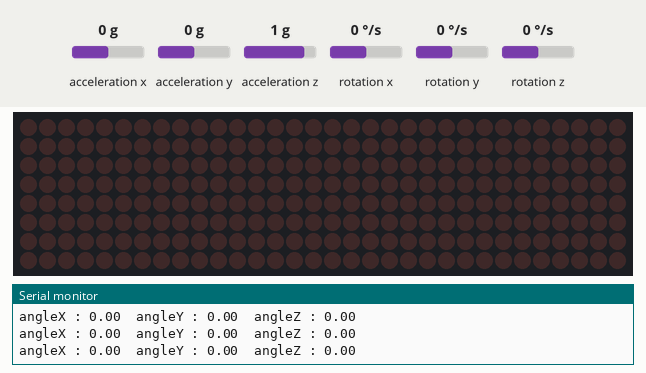
This sketch was run on a simulated Arduino Uno, built with avr-gcc and run on an emulated ATmega328P. Shown: 32×8 LED matrix, the last lines printed to the serial monitor. Inputs (shaded band) come from the test bench; at power-on: acceleration y 0 g, acceleration x 0 g, acceleration z 1 g, rotation x 0 °/s, rotation y 0 °/s, rotation z 0 °/s.

Above: at 4.2 s.
4.3 s: acceleration y set to -1.4 g
At 4.7 s:
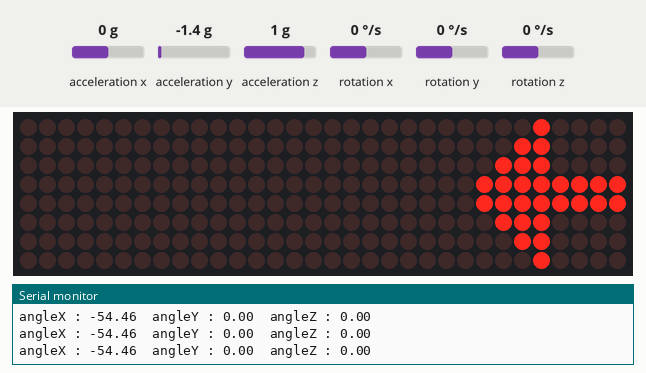
5.8 s: acceleration y set to 0 g
At 7.0 s:
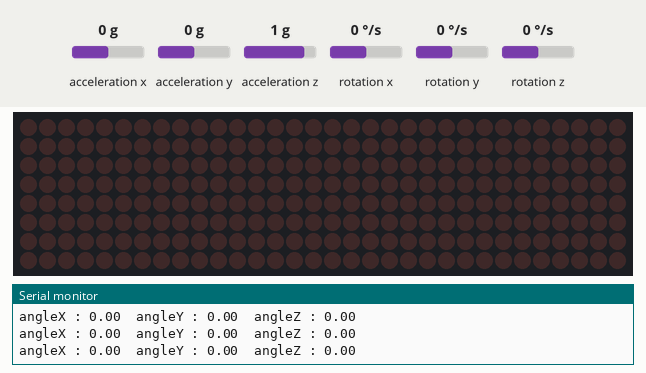
7.3 s: acceleration y set to 0.8 g
At 8.3 s:
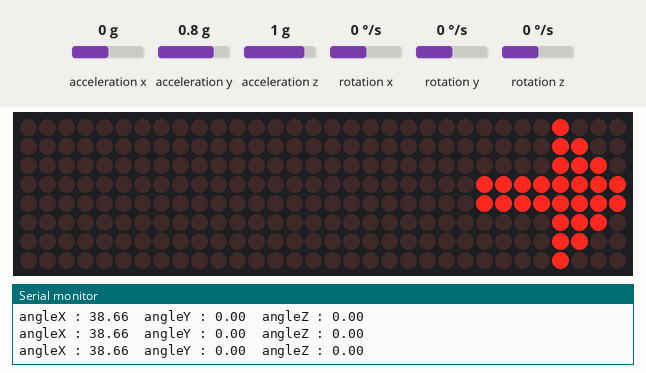
Timing chart, 0 to 10.3 s (numbered marks = the images above; inputs shaded):
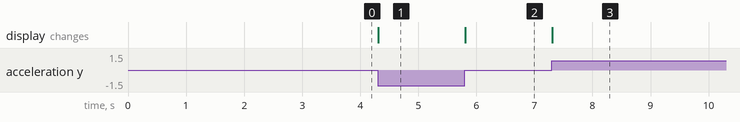

The sketch:

8x8.ino
```cpp
#include <MPU6050_tockn.h>
#include <Wire.h>
#include <LedControl.h>
MPU6050 mpu6050(Wire);
int DIN = 3;
int CS =  4;
int CLK = 5;

byte r[8]=     {0x08,0x0C,0x0E,0xFF,0xFF,0x0E,0x0C,0x08};  //➡️
byte l[8]=     {0x10,0x30,0x70,0xFF,0xFF,0x70,0x30,0x10};  //⬅️

LedControl lc=LedControl(DIN,CLK,CS,4);
void setup() {
  Serial.begin(115200);
  Wire.begin();
  mpu6050.begin();
  mpu6050.calcGyroOffsets(true);
  lc.shutdown(0,false);       //启动时，MAX72XX处于省电模式
  lc.setIntensity(0,8);       //将亮度设置为最大值
  lc.clearDisplay(0);         //清除显示
}

void loop() {
  mpu6050.update();
  float x=(mpu6050.getAngleX());
  float y=(mpu6050.getAngleY());
  float z=(mpu6050.getAngleZ());

  if(x>15)
  {printByte(r);}

  if(x>-5&&x<5)
  {lc.clearDisplay(0);}

  if(x<-15)
  {printByte(l);}

  Serial.print("angleX : ");
  Serial.print(mpu6050.getAngleX());
  Serial.print("\tangleY : ");
  Serial.print(mpu6050.getAngleY());
  Serial.print("\tangleZ : ");
  Serial.println(mpu6050.getAngleZ());
}

//点阵显示函数
void printByte(byte character [])
{
  int i = 0;
  for(i=0;i<8;i++)
  {
    lc.setRow(0,i,character[i]);
  }
}
```

Measured:
- after the input at 4.3 s, the display: changes at once (image 1)
- after the input at 5.8 s, the display: changes at once (image 2)
- after the input at 7.3 s, the display: changes at once (image 3)
